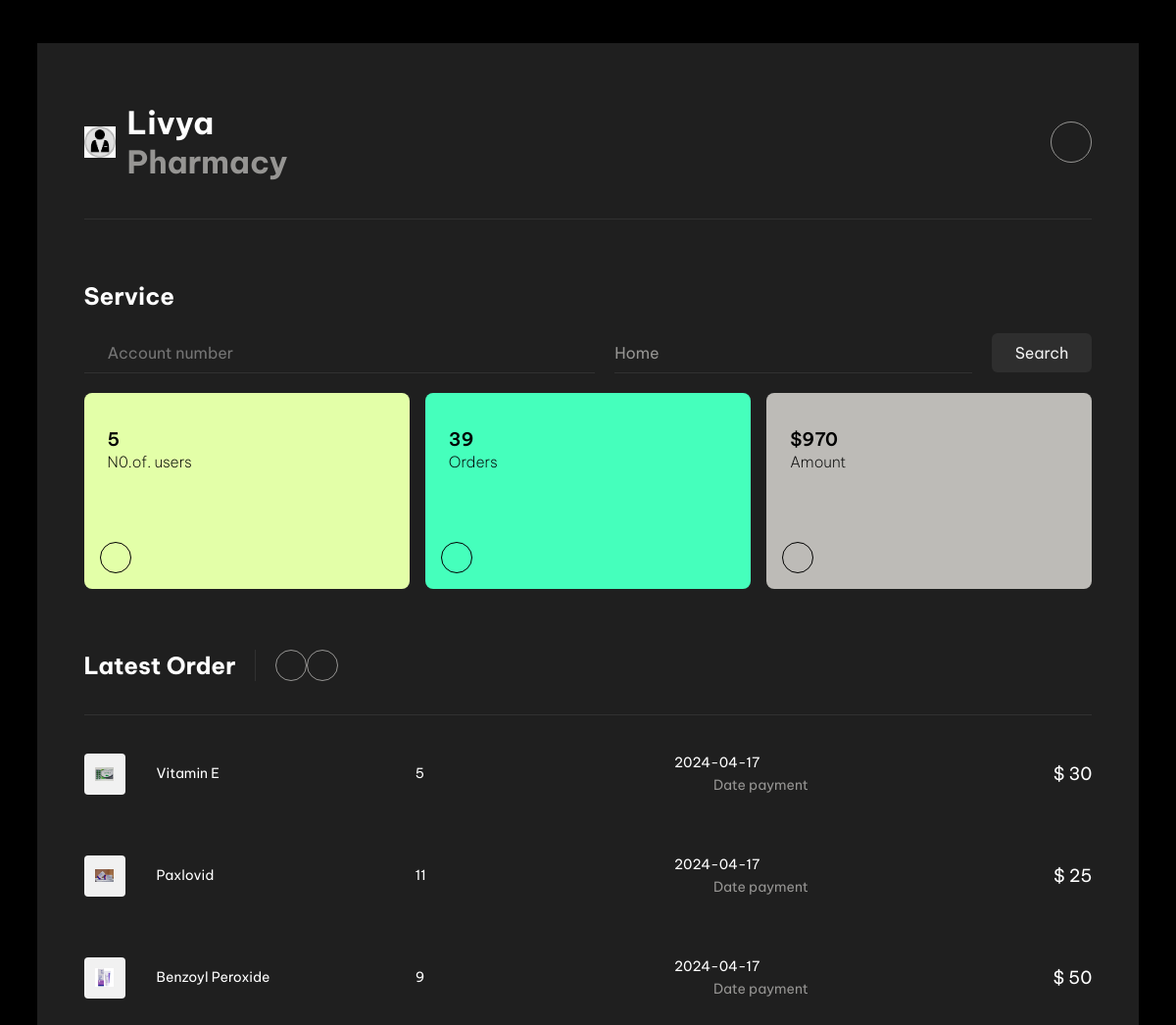
Page /dashboard.php on the committed database.
### tables this page shows
CREATE TABLE `order` (
  `id` int(11) NOT NULL,
  `p_id` int(11) NOT NULL,
  `price` int(11) NOT NULL,
  `quantity` int(11) NOT NULL,
  `email` varchar(20) NOT NULL,
  `name` varchar(25) NOT NULL,
  `date` date NOT NULL DEFAULT current_timestamp(),
  `time` time(3) DEFAULT current_timestamp()
);

CREATE TABLE `products` (
  `p_id` int(11) NOT NULL,
  `name` varchar(25) NOT NULL,
  `price` int(5) NOT NULL,
  `Manufacture_date` date DEFAULT NULL,
  `Expiry_date` date NOT NULL,
  `image` text NOT NULL
);

### dashboard.php (the view, shortened to what this page needs)
<?php
include('db.php');
?>
<!DOCTYPE html>
<html>
<head>
    <link rel="stylesheet" href="d.css">
</head>
<body>
<div class="app">
	<header class="app-header">
		<div class="app-header-logo">
			<div class="logo">
				<span class="logo-icon">
					<img src="th.jpg" />
				</span>
				<h1 class="logo-title">
					<span>Livya</span>
					<span>Pharmacy</span>
				</h1>
			</div>
		</div>
        <?php
         $sql = "SELECT * FROM admin";
          $result = mysqli_query($conn, $sql);
           if (mysqli_num_rows($result) > 0) {
            while ($row = mysqli_fetch_assoc($result)) {
        ?>
		<div class="app-header-mobile">
			<button class="icon-button large">
			</button>
		</div>
	</header>
	<div class="app-body">
		<div class="app-body-main-content">
			<section class="service-section">
				<h2>Service</h2>
				<div class="service-section-header">
					<div class="search-field">
						<input type="text" placeholder="Account number">
					</div>
					<div class="dropdown-field">
						<select>
							<option>Home</option>
						</select>
					</div>
					<button class="flat-button">
						Search
					</button>
				</div>
                <?php
         $sql = "SELECT count(email) as email FROM users";
          $result = mysqli_query($conn, $sql);
           if (mysqli_num_rows($result) > 0) {
            while ($row = mysqli_fetch_assoc($result)) {
        ?>
				<div class="tiles">
					<article class="tile">
						<div class="tile-header">
							<h3>
								<span><?php echo $row['email']; ?></span>
								<span>N0.of. users</span>
							</h3>
						</div>
						<a href="#">
							<span class="icon-button">
							</span>
						</a>
					</article>
                    <?php
$sql = "SELECT COUNT(*) AS order_count FROM `order`";
$result = mysqli_query($conn, $sql);
if ($result) {
    if (mysqli_num_rows($result) > 0) {
        while ($row = mysqli_fetch_assoc($result)) {
?>
					<article class="tile">
						<div class="tile-header">
							<h3>
								<span><?php echo $row['order_count']; ?></span>
								<span>Orders</span>
							</h3>
						</div>
						<a href="#">
							<span class="icon-button">
							</span>
						</a>
					</article>
                    <?php
$sql = "SELECT SUM(price) AS price FROM `order`";
$result = mysqli_query($conn, $sql);
if ($result) {
    if (mysqli_num_rows($result) > 0) {
        while ($row = mysqli_fetch_assoc($result)) {
?>
					<article class="tile">
						<div class="tile-header">
							<h3>
								<span>$<?php echo $row['price']; ?></span>
								<span>Amount</span>
							</h3>
						</div>
						<a href="#">
							<span class="icon-button">
							</span>
						</a>
					</article>
				</div>
			</section>
			<section class="transfer-section">
				<div class="transfer-section-header">
					<h2>Latest Order</h2>
					<div class="filter-options">
						<button class="icon-button">
						</button>
						<button class="icon-button">
						</button>
					</div>
				</div>
                <?php
                  $sql = "SELECT o.*, p.image
                  FROM `order` AS o
                  JOIN products AS p ON o.p_id = p.p_id
                  ORDER BY o.date DESC
                  LIMIT 1";
          $result = mysqli_query($conn, $sql);
          if (mysqli_num_rows($result) > 0) {
              while ($row = mysqli_fetch_assoc($result)) {
          ?>
				<div class="transfers">
					<div class="transfer">
						<div class="transfer-logo">
							<img src="<?php echo $row['image']; ?>" />
						</div>
						<dl class="transfer-details">
							<div>
								<dt><?php echo $row['name']; ?></dt>
							</div>
							<div>
								<dt><?php echo $row['p_id']; ?></dt>
							</div>
							<div>
								<dt><?php echo $row['date']; ?></dt>
								<dd>Date payment</dd>
							</div>
						</dl>
						<div class="transfer-number">
							 $ <?php echo $row['price']; ?>
						</div>
					</div>
                    <?php
                  $sql = "SELECT o.*, p.image
                  FROM `order` AS o
                  JOIN products AS p ON o.p_id = p.p_id
                  ORDER BY o.date DESC
                  LIMIT 1,1";
          $result = mysqli_query($conn, $sql);
          if (mysqli_num_rows($result) > 0) {
              while ($row = mysqli_fetch_assoc($result)) {
          ?>
					<div class="transfer">
						<div class="transfer-logo">
							<img src="<?php echo $row['image']; ?>" />
						</div>
						<dl class="transfer-details">
							<div>
								<dt><?php echo $row['name']; ?></dt>
							</div>
							<div>
								<dt><?php echo $row['p_id']; ?></dt>
							</div>
							<div>
								<dt><?php echo $row['date']; ?></dt>
								<dd>Date payment</dd>
							</div>
						</dl>
						<div class="transfer-number">
							 $ <?php echo $row['price']; ?>
						</div>
					</div>
                    <?php
                  $sql = "SELECT o.*, p.image
                  FROM `order` AS o
                  JOIN products AS p ON o.p_id = p.p_id
                  ORDER BY o.date DESC
                  LIMIT 2,1";
          $result = mysqli_query($conn, $sql);
          if (mysqli_num_rows($result) > 0) {
              while ($row = mysqli_fetch_assoc($result)) {
          ?>
					<div class="transfer">
						<div class="transfer-logo">
							<img src="<?php echo $row['image']; ?>" />
						</div>
						<dl class="transfer-details">
							<div>
								<dt><?php echo $row['name']; ?></dt>
							</div>
							<div>
								<dt><?php echo $row['p_id']; ?></dt>
							</div>
							<div>
								<dt><?php echo $row['date']; ?></dt>
								<dd>Date payment</dd>
							</div>
						</dl>
						<div class="transfer-number">
                        $ <?php echo $row['price']; ?>
						</div>
					</div>
				</div>
			</section>
		</div>
		</div>
	</div>
</body>
<?php
                   }
            }else {
                       echo "No products found.";
                       }
                        ?>
<?php
                   }
            }else {
                       echo "No products found.";
                       }
                        ?>
<?php
                   }
            }else {
                       echo "No products found.";
                       }
                        ?>
<?php
                   }
                }
            }else {
                       echo "No products found.";
                       }
                        ?>
<?php
                   }
                        } else {
                       echo "No products found.";
                       }
                        ?>
<?php
                   }
                }
            }else {
                       echo "No products found.";
                       }
                        ?>
<?php
                   }
                        } else {
                       echo "No products found.";
                       }
                        ?>

### d.css (style rules this page uses)
:root { --c-gray-900: #000000; --c-gray-800: #1f1f1f; --c-gray-700: #2e2e2e; --c-gray-600: #313131; --c-gray-500: #969593; --c-gray-400: #a6a6a6; --c-gray-300: #bdbbb7; --c-gray-200: #f1f1f1; --c-gray-100: #ffffff; --c-green-500: #45ffbc; --c-olive-500: #e3ffa8; --c-white: var(--c-gray-100); --c-text-primary: var(--c-gray-100); --c-text-secondary: var(--c-gray-200); --c-text-tertiary: var(--c-gray-500); }
body { line-height: 1.5; min-height: 100vh; font-family: "Be Vietnam Pro", sans-serif; background-color: var(--c-gray-900); color: var(--c-text-primary); display: flex; padding-top: 3vw; padding-bottom: 3vw; justify-content: center; }
*, *:before, *:after { box-sizing: border-box; }
img { display: block; max-width: 100%; }
button, select, input, textarea { font: inherit; }
a { color: inherit; }
.app { min-height: 80vh; width: 95%; max-width: 1600px; background-color: var(--c-gray-800); padding: 2vw 4vw 6vw; display: flex; flex-direction: column; }
.logo-icon { display: flex; align-items: center; justify-content: center; width: 32px; height: 32px; }
.transfer-section { margin-top: 2.5rem; }
.transfers { display: flex; flex-direction: column; margin-top: 1.5rem; }

### rows in the picture
order: p.image (picture), name "Vitamin E", p "5", date "2024-04-17", price "30"
order: p.image (picture), name "Paxlovid", p "11", date "2024-04-17", price "25"
order: p.image (picture), name "Benzoyl Peroxide", p "9", date "2024-04-17", price "50"

### other values in the picture
$row['email'] "5"
$row['order_count'] "39"
$row['price'] "970"
